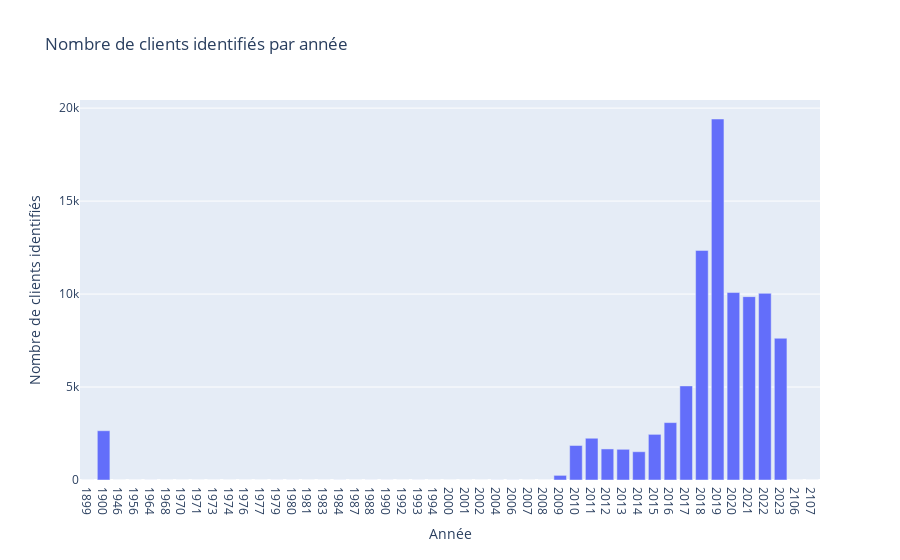

The notebook cell saved with this chart:
### Code cell
bar_fig2  = px.bar(
    x= clients_par_année.index,
    y=clients_par_année.values,
    labels={'x':'Année', 'y':'Nombre de clients identifiés'},
    title= 'Nombre de clients identifiés par année'
)
bar_fig2.update_xaxes(type='category')
bar_fig2.show()

### Figure 1 — Plotly figure (JSON) as saved in the notebook; plotly's stock layout.template omitted (floating-point values rounded to 4 significant figures)
{"data": [{"alignmentgroup": "True", "hovertemplate": "Année=%{x}<br>Nombre de clients identifiés=%{y}<extra></extra>", "legendgroup": "", "marker": {"color": "#636efa", "pattern": {"shape": ""}}, "name": "", "offsetgroup": "", "orientation": "v", "showlegend": false, "textposition": "auto", "type": "bar", "x": [1899, 1900, 1946, 1956, 1964, 1968, 1970, 1971, 1973, 1974, 1976, 1977, 1979, 1980, 1981, 1983, 1984, 1987, 1988, 1990, 1992, 1993, 1994, 2000, 2001, 2002, 2004, 2006, 2007, 2008, 2009, 2010, 2011, 2012, 2013, 2014, 2015, 2016, 2017, 2018, 2019, 2020, 2021, 2022, 2023, 2106, 2107], "xaxis": "x", "y": [1, 2650, 1, 1, 2, 1, 1, 1, 1, 1, 1, 1, 2, 2, 1, 1, 3, 1, 2, 2, 1, 2, 1, 1, 1, 1, 4, 4, 1, 1, 249, 1856, 2246, 1670, 1651, 1521, 2455, 3087, 5061, 12348, 19415, 10082, 9862, 10038, 7623, 1, 1], "yaxis": "y"}], "layout": {"autosize": true, "barmode": "relative", "legend": {"tracegroupgap": 0}, "title": {"text": "Nombre de clients identifiés par année"}, "xaxis": {"anchor": "y", "autorange": true, "domain": [0, 1], "range": [-0.5, 46.5], "title": {"text": "Année"}, "type": "category"}, "yaxis": {"anchor": "x", "autorange": true, "domain": [0, 1], "range": [0, 20440.0], "title": {"text": "Nombre de clients identifiés"}, "type": "linear"}}}
